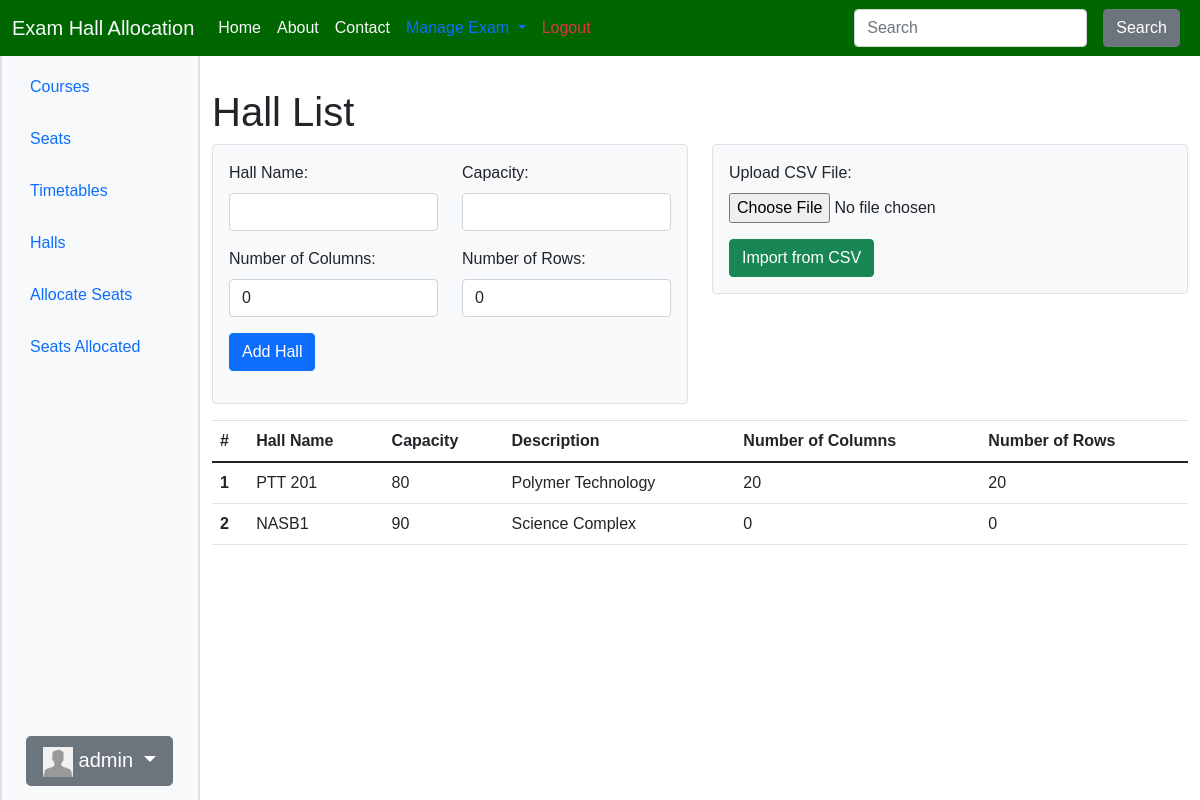
The page /main/halls/ (signed in) on the database its author committed.
### accounts/models.py (models this page shows, shortened)
class CustomUser(AbstractUser):
    email = models.EmailField(unique=True)
    first_name = models.CharField(max_length=30)
    middle_name = models.CharField(max_length=30, blank=True, null=True)
    last_name = models.CharField(max_length=30)
    date_of_birth = models.DateField(null=True, blank=True)
    user_type = models.CharField(max_length=20, verbose_name="User Type")
    slug = models.SlugField(unique=True, blank=True, null=True)
    objects = CustomUserManager()

class Profile(models.Model):
    user = models.OneToOneField(CustomUser, on_delete=models.CASCADE)
    avatar = models.ImageField(
        default='avatar.jpg', # default avatar
        upload_to='profile_avatars' # dir to store the image
    )

### main/models.py (models this page shows, shortened)
class Hall(models.Model):
    invigilators = models.ManyToManyField('accounts.Invigilator', related_name='halls', blank=True)
    name = models.CharField(max_length=100)
    capacity = models.PositiveIntegerField()
    description = models.CharField(max_length=256)
    courses = models.ManyToManyField('Course')
    num_columns = models.PositiveIntegerField(default=0)
    num_rows = models.PositiveIntegerField(default=0)

### main/views.py (the view, shortened to what this page needs)
# urls.py: path('halls/', HallCreateView.as_view(), name='halls'),
class HallCreateView(AdminRequiredMixin, View):
    template_name = 'main/halls.html'
    def get(self, request, *args, **kwargs):
        halls = Hall.objects.all()
        form = HallForm()
        return render(request, self.template_name, {'halls': halls, 'form': form})

### main/forms.py
class HallForm(forms.ModelForm):
    invigilators = forms.ModelMultipleChoiceField(
        queryset=CustomUser.objects.all(),
        widget=forms.CheckboxSelectMultiple,
        required=False
    )
    class Meta:
        model = Hall
        fields = ['name', 'capacity', 'description', 'courses',
                  'num_columns', 'num_rows', 'invigilators']
    def __init__(self, *args, **kwargs):
        super(HallForm, self).__init__(*args, **kwargs)
        self.fields['name'].label = 'Hall Name'

### main/mixins.py (called while the page is built)
    def test_func(self):
        return self.request.user.is_authenticated and self.request.user.is_staff and self.request.user.is_superuser

### main/templates/main/halls.html (shortened to what this page needs)
{% extends 'main/base.html' %}
{% load widget_tweaks %}
{% block content %}
    <h1 style="margin-top: 40px;">Hall List</h1>
    <div class="row mb-3">
        <div class="col-md-6">
            <div class="form-container bg-light p-3 rounded border">
                <form method="post" enctype="multipart/form-data">
                    <div class="form-group row">
                        <div class="col-md-6">
                            <label for="{{ form.name.id_for_label }}">Hall Name:</label>
                            {{ form.name|add_class:"form-control" }}
                        </div>
                        <div class="col-md-6">
                            <label for="{{ form.capacity.id_for_label }}">Capacity:</label>
                            {{ form.capacity|add_class:"form-control" }}
                        </div>
                        <div class="col-md-6 mt-3">
                            <label for="{{ form.num_columns.id_for_label }}">Number of Columns:</label>
                            {{ form.num_columns|add_class:"form-control" }}
                        </div>
                        <div class="col-md-6 mt-3">
                            <label for="{{ form.num_rows.id_for_label }}">Number of Rows:</label>
                            {{ form.num_rows|add_class:"form-control" }}
                        </div>
                        <div class="col-md-12 mt-3">
                            <button type="submit" class="btn btn-primary">Add Hall</button>
                        </div>
                    </div>
                </form>
            </div>
        </div>
        <div class="col-md-6">
            <div class="form-container bg-light p-3 rounded border">
                <form method="post" enctype="multipart/form-data">
                    <div class="form-group">
                        <label for="csv_file">Upload CSV File:</label>
                        <input class="form-control-file" type="file" name="csv_file" required>
                    </div>
                    <div class="mt-3">
                        <button type="submit" class="btn btn-success">Import from CSV</button>
                    </div>
                </form>
            </div>
        </div>
    </div>
    <table class="table">
        <thead>
            <tr>
                <th scope="col">#</th>
                <th scope="col">Hall Name</th>
                <th scope="col">Capacity</th>
                <th scope="col">Description</th>
                <th scope="col">Number of Columns</th>
                <th scope="col">Number of Rows</th>
            </tr>
        </thead>
        <tbody>
            {% for hall in halls %}
                <tr>
                    <th scope="row">{{ forloop.counter }}</th>
                    <td>{{ hall.name }}</td>
                    <td>{{ hall.capacity }}</td>
                    <td>{{ hall.description }}</td>
                    <td>{{ hall.num_columns }}</td>
                    <td>{{ hall.num_rows }}</td>
                </tr>
            {% endfor %}
        </tbody>
    </table>
{% endblock %}

### main/templates/main/base.html (shortened to what this page needs)
<!DOCTYPE html>
<html lang="en">
  <head>
    <link
      rel="stylesheet"
      href="https://stackpath.bootstrapcdn.com/bootstrap/4.5.2/css/bootstrap.min.css"
    />
    <link
      href="https://cdn.jsdelivr.net/npm/bootstrap@5.0.2/dist/css/bootstrap.min.css"
      rel="stylesheet"
    />
    <link
      rel="stylesheet"
      href="https://cdnjs.cloudflare.com/ajax/libs/font-awesome/5.15.1/css/all.min.css"
    />
    <link
      href="https://cdn.jsdelivr.net/npm/bootstrap@5.0.2/dist/css/bootstrap.min.css"
      rel="stylesheet"
    />
  </head>
  <body>
    <nav class="navbar-expand-lg bg-light fixed-top">
      <div class="navbar container-fluid">
        <a class="navbar-brand link-light" href="{% url 'index' %}"
          >Exam Hall Allocation</a
        >
        <div class="collapse navbar-collapse" id="navbarColor04">
          <ul class="navbar-nav me-auto">
            <li class="nav-item">
              <a class="nav-link active link-light" href="{% url 'index' %}"
                >Home</a
              >
            </li>
            <li class="nav-item">
              <a class="nav-link link-light" href="{% url 'about' %}">About</a>
            </li>
            <li class="nav-item">
              <a class="nav-link link-light" href="{% url 'contact' %}"
                >Contact</a
              >
            </li>
            {% if user.is_authenticated %} {% if user.is_superuser %}
            <li class="nav-item dropdown">
              <a
                class="nav-link dropdown-toggle"
                href="#"
                id="navbarDropdown"
                role="button"
                data-bs-toggle="dropdown"
                aria-haspopup="true"
                aria-expanded="false"
              >
                Manage Exam
              </a>
            </li>
            {% endif %}
            <li class="nav-item">
              <a class="nav-link text-danger" href="{% url 'accounts:logout' %}"
                >Logout</a
              >
            </li>
            {% endif %}
          </ul>
          <form class="d-flex">
            <input
              class="form-control me-sm-2"
              type="search"
              placeholder="Search"
            />
            <button class="btn btn-secondary mx-2 my-2 my-sm-0" type="submit">
              Search
            </button>
          </form>
        </div>
      </div>
    </nav>
    <div class="container-fluid">
      <div class="row flex-nowrap">
        <div class="col-auto col-md-3 col-xl-2 px-sm-2 px-0 bg-light border border-2" #sidebar>
          <div
            class="d-flex flex-column align-items-center align-items-sm-start px-3 pt-2 text-white min-vh-100"
          >
            <ul
              class="nav nav-pills flex-column mb-sm-auto mb-0 align-items-center align-items-sm-start mt-5"
              id="menu"
            >
              <li>
                <a
                  href="{% url 'main:courses' %}"
                  class="nav-link px-0 align-middle"
                >
                  <span class="ms-1 d-none d-sm-inline">Courses</span></a
                >
              </li>
              <li>
                <a
                  href="{% url 'main:seats' %}"
                  class="nav-link px-0 align-middle"
                >
                  <span class="ms-1 d-none d-sm-inline">Seats</span></a
                >
              </li>
              <li>
                <a
                  href="{% url 'main:timetables' %}"
                  class="nav-link px-0 align-middle"
                >
                  <span class="ms-1 d-none d-sm-inline">Timetables</span></a
                >
              </li>
              <li>
                <a
                  href="{% url 'main:halls' %}"
                  class="nav-link px-0 align-middle"
                >
                  <span class="ms-1 d-none d-sm-inline">Halls</span></a
                >
              </li>
              <li>
                <a
                  href="{% url 'main:allocate' %}"
                  class="nav-link px-0 align-middle"
                >
                  <span class="ms-1 d-none d-sm-inline">Allocate Seats</span>
                </a>
              </li>
              <li>
                <a
                  href="{% url 'main:allocated_seats' %}"
                  class="nav-link px-0 align-middle"
                >
                  <span class="ms-1 d-none d-sm-inline">Seats Allocated</span>
                </a>
              </li>
            </ul>
            <div class="dropdown">
              <div
                class="btn btn-lg btn-secondary dropdown-toggle my-3"
                type="button"
                id="dropdownMenuButton1"
                data-bs-toggle="dropdown"
                aria-expanded="false"
              >
                <img
                  alt="User Avatar"
                  src="{{ user.profile.avatar.url }}"
                  width="30"
                  height="30"
                />
                {{ user.username }}
              </div>
            </div>
          </div>
        </div>
        <div class="col my-5">
          <div id="content">{% block content %}{% endblock %}</div>
        </div>
      </div>
    </div>
  </body>
</html>

### rows shown on the page
CustomUser: profile.avatar (placeholder picture), username "admin"
Hall: name "PTT 201", capacity "80", description "Polymer Technology", num_columns "20", num_rows "20"
Hall: name "NASB1", capacity "90", description "Science Complex", num_columns "0", num_rows "0"
